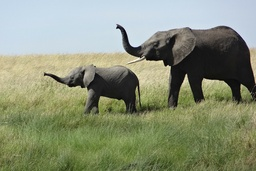
#> input picture dlp/creative_commons_elephant.jpg, 256 x 171 px, shrunk from 899 x 600 before the run
$ python convolutions.py --image ../../../dlp/creative_commons_elephant.jpg
#> lines starting #> are read from the running program, lines starting #| are printed output that depends on the picture
# import the necessary packages
from skimage.exposure import rescale_intensity
import numpy as np
import argparse
import cv2

def convolve(image, K):
    # grab the spatial dimensions of the image and kernel
    (iH, iW) = image.shape[:2]
    (kH, kW) = K.shape[:2]

    # allocate memory for the output image, taking care to "pad"
    # the borders of the input image so the spatial size (i.e.,
    # width and height) are not reduced
    pad = (kW - 1) // 2
    image = cv2.copyMakeBorder(image, pad, pad, pad, pad,
        cv2.BORDER_REPLICATE)
    output = np.zeros((iH, iW), dtype="float")

    # loop over the input image, "sliding" the kernel across
    # each (x, y)-coordinate from left-to-right and top-to-bottom
    for y in np.arange(pad, iH + pad):
        for x in np.arange(pad, iW + pad):
            # extract the ROI of the image by extracting the
            # *center* region of the current (x, y)-coordinates
            # dimensions
            roi = image[y - pad:y + pad + 1, x - pad:x + pad + 1]

            # perform the actual convolution by taking the
            # element-wise multiplication between the ROI and
            # the kernel, then summing the matrix
            k = (roi * K).sum()

            # store the convolved value in the output (x, y)-
            # coordinate of the output image
            output[y - pad, x - pad] = k

    # rescale the output image to be in the range [0, 255]
    output = rescale_intensity(output, in_range=(0, 255))
    output = (output * 255).astype("uint8")

    # return the output image
    return output

# construct the argument parse and parse the arguments
ap = argparse.ArgumentParser()
ap.add_argument("-i", "--image", required=True,
    help="path to the input image")
args = vars(ap.parse_args())

# construct average blurring kernels used to smooth an image
smallBlur = np.ones((7, 7), dtype="float") * (1.0 / (7 * 7))
largeBlur = np.ones((21, 21), dtype="float") * (1.0 / (21 * 21))

# construct a sharpening filter
sharpen = np.array((
    [0, -1, 0],
    [-1, 5, -1],
    [0, -1, 0]), dtype="int")

# construct the Laplacian kernel used to detect edge-like
# regions of an image
laplacian = np.array((
    [0, 1, 0],
    [1, -4, 1],
    [0, 1, 0]), dtype="int")

# construct the Sobel x-axis kernel
sobelX = np.array((
    [-1, 0, 1],
    [-2, 0, 2],
    [-1, 0, 1]), dtype="int")

# construct the Sobel y-axis kernel
sobelY = np.array((
    [-1, -2, -1],
    [0, 0, 0],
    [1, 2, 1]), dtype="int")

# construct an emboss kernel
emboss = np.array((
    [-2, -1, 0],
    [-1, 1, 1],
    [0, 1, 2]), dtype="int")

# construct the kernel bank, a list of kernels we're going to apply
# using both our custom ‘convolve‘ function and OpenCV’s ‘filter2D‘
# function
kernelBank = (
    ("small_blur", smallBlur),
    ("large_blur", largeBlur),
    ("sharpen", sharpen),
    ("laplacian", laplacian),
    ("sobel_x", sobelX),
    ("sobel_y", sobelY),
    ("emboss", emboss))

# load the input image and convert it to grayscale
image = cv2.imread(args["image"])
#> image is the input picture: shape (171, 256, 3); mean B, G, R 119.7, 144.6, 136.7
gray = cv2.cvtColor(image, cv2.COLOR_BGR2GRAY)
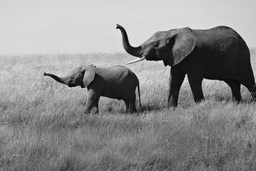
#> gray: shape (171, 256); min 0, max 252, mean 139.4

# loop over the kernels
for (kernelName, K) in kernelBank:
    # apply the kernel to the grayscale image using both our custom
    # ‘convolve‘ function and OpenCV’s ‘filter2D‘ function
    print("[INFO] applying {} kernel".format(kernelName))
    convolveOutput = convolve(gray, K)
    opencvOutput = cv2.filter2D(gray, -1, K)

    # show the output images
    cv2.imshow("Original", gray)
    cv2.imshow("{} - convolve".format(kernelName), convolveOutput)
    cv2.imshow("{} - opencv".format(kernelName), opencvOutput)
    cv2.waitKey(0)
    cv2.destroyAllWindows()
#> this loop made 7 passes
#> pass 1, in convolve, `image = cv2.copyMakeBorder(image, pad, pad, pad, pad, cv2.BORDER_REPLI..`:
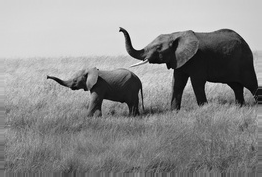
#> image: shape (177, 262); min 0, max 252, mean 140.4
#> pass 1, `convolveOutput = convolve(gray, K)`:
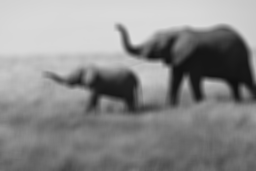
#> convolveOutput: shape (171, 256); min 15, max 220, mean 138.9
#> pass 2, in convolve (call 2), `image = cv2.copyMakeBorder(image, pad, pad, pad, pad, cv2.BORDER_REPLI..`:
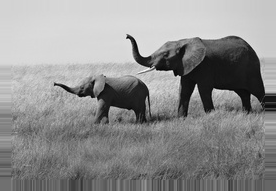
#> image: shape (191, 276); min 0, max 252, mean 142.3
